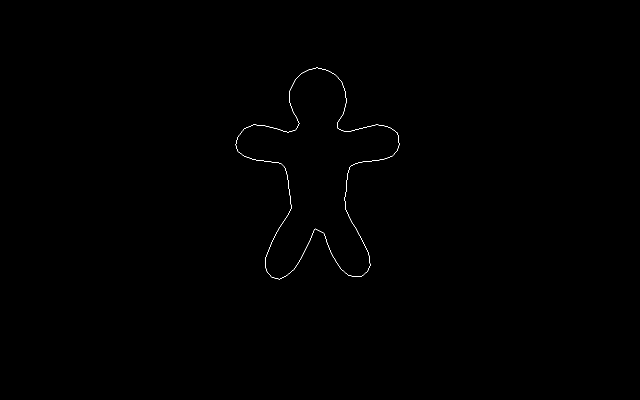
#> input picture data/contour1.png, 1280 x 800 px (shown at 1/2 size)
$ python scale_space_sampling.py   (older library calls are emulated)
#> lines starting #> are read from the running program, lines starting #| are printed output that depends on the picture; after the words box and inside, x2 and y2 are one past the last pixel; in counts of white or black regions, pixels touching at a corner belong together
### im_utils.py
import cv2
from PIL import Image
import numpy as np
import matplotlib.pyplot as plt
from skimage.morphology import skeletonize

def imread(im_path, mode='RGB'):
    """
    Read image numpy.ndarray
    :param im_path:
    :param mode:
    :return:
    """
    return np.array(Image.open(im_path).convert(mode))


def thin(np_image):
    _, threshold = cv2.threshold(np_image, thresh=1, maxval=255, type=cv2.THRESH_BINARY)
    dilated_image = cv2.dilate(threshold, kernel=np.ones(shape=(3, 3), dtype=np.int))
    dilated_image = (dilated_image / 255).astype(np.uint8)
    skeleton = skeletonize(dilated_image).astype(np.uint8)

    return skeleton


def imshow(im):
    plt.imshow(im)
    plt.show()

### contour_utils.py
import numpy as np
from scipy.ndimage import convolve1d
from scipy.spatial.distance import cdist

def gaussian_kernel1d(sigma, radius):
    """
    Computes a 1-D Gaussian convolution kernel.
    """
    sigma2 = sigma * sigma
    x = np.arange(-radius, radius+1).astype(np.float)
    phi_x = np.exp(-0.5 / sigma2 * x ** 2)
    phi_x = phi_x / (sigma * np.sqrt(2 * np.pi))
    phi_x = phi_x / phi_x.sum()

    return phi_x


def convolve(contour, weights, radius):
    """
    Convolve 1 contour with a kernel (weights), 1d convolution

    :param contour: (N,1,2)
    :param weights: (N,), gauss distribution
    :param radius:
    :return:
    """
    contour = contour[:,0,:]
    contour_insert_first = contour[-radius:]
    contour_insert_last  = contour[:(radius+1)]

    contour_new = np.concatenate([contour_insert_first, contour, contour_insert_last])
    contours_x = convolve1d(contour_new[:, 0], weights)[radius:-(radius+1)]
    contours_y = convolve1d(contour_new[:, 1], weights)[radius:-(radius+1)]

    contours_out = np.stack([contours_x, contours_y], axis=1)

    return contours_out[:, None, :]


# [13 lines left out: function scale_contour, not called in this run]


def normalize_contour(contour):
    """
    Normalize contour to the range(0,1)

    :param contour: keep the original shape
    :return:
    """

    contour_float = contour.astype(np.float)
    contour_x = contour_float[:,0,0]
    contour_x = (contour_x - contour_x.min()) / (contour_x.max() - contour_x.min())

    contour_y = contour_float[:,0,1]
    contour_y = (contour_y - contour_y.min()) / (contour_y.max() - contour_y.min())

    contour_new = np.stack([contour_x, contour_y], axis=1)[:,None,:]
    return contour_new


def calc_curvature(closed_contour, original_shape=(-1,-1)):
    """
    Calculate curvature of closed contour

    :param closed_contour:
    :param original_shape:
    :return:
    """

    assert len(closed_contour) > 2

    contour_float = closed_contour.astype(np.float)[:, 0, :]
    x = np.hstack([contour_float[-2:,0], contour_float[:,0], contour_float[:2,0]])
    y = np.hstack([contour_float[-2:,1], contour_float[:,1], contour_float[:2,1]])

    dx_dt = np.gradient(x)
    dy_dt = np.gradient(y)
    dx_dtt = np.gradient(dx_dt)
    dy_dtt = np.gradient(dy_dt)
    curvature = (dy_dtt * dx_dt - dx_dtt * dy_dt) / np.power(dx_dt * dx_dt + dy_dt * dy_dt, 1.5)

    return curvature[2:-2]


def find_local_extreme(curvatures):
    n_p = len(curvatures)
    ids = []

    for i in range(2, n_p - 1):
        if (abs(curvatures[i]) > abs(curvatures[i - 1]) and abs(curvatures[i]) > abs(curvatures[i + 1]) and
                abs(curvatures[i]) > abs(curvatures[i - 2]) and abs(curvatures[i]) > abs(curvatures[i + 2])):
            ids += [i]

    return ids

### scale_space_utils.py
import numpy as np

import contour_utils

def smooth(contours, scale):
    """
    Scale, means smoothing the contour by convolve the original contour with a gaussian kernel

    :param contours:
    :param scale_factor:
    :return:
    """
    n_point = len(contours)
    radius = n_point // 2

    weights = contour_utils.gaussian_kernel1d(sigma=scale, radius=radius)
    return contour_utils.convolve(contours, weights, radius=radius)


def group(plot_points, curvature):
    """

    :param plot_points:
    :param curvature:
    :return:
    """

    """
    Global parameters
    """
    neighbor_distance = 3.1
    min_point_per_cluster = 5

    plot_points = np.array(plot_points)
    plot_arclens = plot_points[:, 0]
    plot_scales = plot_points[:, 1]
    max_scale = plot_scales.max()
    n_point = curvature.shape[0]

    """
    Clustering
    """
    start_scale = max_scale
    clusters = []
    while (start_scale >= 3):
        ids = np.where(plot_scales == start_scale)[0]

        if len(clusters) == 0:
            # add new clusters
            for point_id in plot_arclens[ids]:
                clusters.append([(start_scale, point_id)])
        else:
            for point_id in plot_arclens[ids]:
                predicted_cluster_ids = []
                predicted_cluster_distances = []

                # calculate distance to each existing clusters
                for cluster_id, cluster_points in enumerate(clusters):
                    previous_scale = start_scale + 1

                    its_point_ids = [p[1] for p in cluster_points if p[0] == previous_scale]
                    its_distances = [abs(point_id - its_point_id) for its_point_id in its_point_ids]

                    predicted_cluster_id = -1
                    predicted_cluster_distance = np.inf
                    if its_distances and np.min(its_distances) < neighbor_distance:
                        predicted_cluster_id = cluster_id
                        predicted_cluster_distance = np.min(its_distances)

                    predicted_cluster_ids += [predicted_cluster_id]
                    predicted_cluster_distances += [predicted_cluster_distance]
                predicted_cluster_ids = np.array(predicted_cluster_ids)
                predicted_cluster_distances = np.array(predicted_cluster_distances)

                valid_cluster_ids = np.where(predicted_cluster_ids != -1)[0]
                if len(valid_cluster_ids) == 0:
                    if start_scale > 5: # small contour will be noisy
                        # new cluster
                        clusters.append([(start_scale, point_id)])

                elif len(valid_cluster_ids) >= 1:
                    if len(valid_cluster_ids) > 1:
                        # conflict -> no add
                        cluster_id = valid_cluster_ids[
                            np.argmin(predicted_cluster_distances[valid_cluster_ids])
                        ]

                    else:
                        # add to the cluster
                        cluster_id = predicted_cluster_ids[valid_cluster_ids[0]]

                    clusters[cluster_id] += [(start_scale, point_id)]

        start_scale -= 1

    """
    Localizing
    """
    localizing_points = []
    for cluster in clusters:
        # filter
        cluster = np.array(cluster)
        if len(cluster) < min_point_per_cluster: continue

        # the choosing peak is the one having the largest scale
        arclens = cluster[:, 1]
        scales = cluster[:, 0]
        max_id = np.argmax(scales)
        arclen, scale = arclens[max_id], scales[max_id]  # cluster[0]

        #
        cur_scale = scale
        while(cur_scale > 0):
            min_arclen = np.max([arclen - int(neighbor_distance), 0])
            max_arclen = np.min([arclen + int(neighbor_distance), n_point - 1])

            arclen = int(np.argmax(
                np.abs(curvature[min_arclen:(max_arclen + 1), cur_scale])
            )) + min_arclen

            cur_scale -= 1

        localizing_points.append([(arclen, cur_scale)])


    return localizing_points

### scale_space_sampling.py
import cv2
import numpy as np
import matplotlib.pyplot as plt
import im_utils
import contour_utils
import scale_space_utils

def sampling(im_path, max_scale=32):
    np_image = im_utils.imread(im_path, mode='L')
#> in imread, `return np.array(Image.open(im_path).convert(mode))`: returned value: shape (800, 1280); 0.14% white in thin lines or dots, all inside (x1, y1, x2, y2) = (471, 135, 799, 559)
    skeleton = im_utils.thin(np_image)
#> in thin, `dilated_image = cv2.dilate(threshold, kernel=np.ones(shape=(3, 3), dty..`:
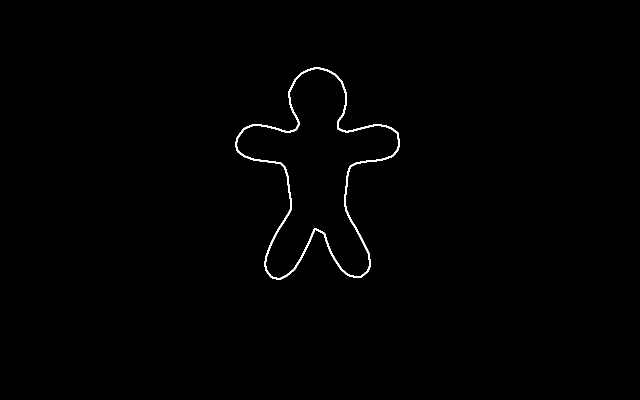
#> dilated_image: shape (800, 1280) (shown at 1/2 size); 0.54% white; 1 white region, box (x1, y1, x2, y2) and area: (470, 134, 800, 560) 5535
    h,w = np_image.shape[:2]
#> h = 800; w = 1280

    # extract contour
    contour = cv2.findContours(skeleton, mode=cv2.RETR_TREE, method=cv2.CHAIN_APPROX_NONE)[1][0]
#> contour = contour of 1476 points, box (x1, y1, x2, y2) (471, 135, 799, 559), area 60818
    contour = contour_utils.normalize_contour(contour)
#> in normalize_contour, `contour_float = contour.astype(np.float)`: contour_float = 1476 rows, first 8: [632, 135], [631, 136], [630, 136], [629, 136], [628, 136], [627, 137], [626, 137], [625, 137]
#> in normalize_contour, `contour_x = contour_float[:,0,0]`: contour_x = 1476 values, max 798 at index 1187, min 471 at index 277, mean 635.2
#> in normalize_contour, `contour_x = (contour_x - contour_x.min()) / (contour_x.max() - contour..`: contour_x = 1476 values, max 1 at index 1187, min 0 at index 277, mean 0.502
#> in normalize_contour, `contour_y = contour_float[:,0,1]`: contour_y = 1476 values, max 558 at index 618, min 135 at index 0, mean 353.2
#> in normalize_contour, `contour_y = (contour_y - contour_y.min()) / (contour_y.max() - contour..`: contour_y = 1476 values, max 1 at index 618, min 0 at index 0, mean 0.516
#> in normalize_contour, `contour_new = np.stack([contour_x, contour_y], axis=1)[:,None,:]`: contour_new = 1476 rows, first 8: [0.492, 0], [0.489, 0.00236], [0.486, 0.00236], [0.483, 0.00236], [0.48, 0.00236], [0.477, 0.00473], [0.474, 0.00473], [0.471, 0.00473]
#> contour has the same summary as contour_new in normalize_contour

    # smooth
    n_point = len(contour)
#> n_point = 1476
    scales  = range(1, max_scale)
    n_scale = len(scales)  # need +1
    curvature_matrix = np.zeros(shape=(n_point, n_scale + 1), dtype=np.float)
    scale_space_repr = []

    fig = plt.figure()
    fig.add_axes([0, 0, 1, 1])
    ax1 = fig.axes[0]
    for scale_id, scale in enumerate(scales):
        contour_smooth = scale_space_utils.smooth(contour, scale)
        contour_smooth = contour_utils.normalize_contour(contour_smooth)

        curvature = contour_utils.calc_curvature(contour_smooth)
        extreme_ids = contour_utils.find_local_extreme(curvature)
        extreme_ids_2 = np.where(np.abs(curvature) > 0.2)[0]
        extreme_ids = np.intersect1d(extreme_ids_2, extreme_ids, assume_unique=True)

        # save
        curvature_matrix[np.arange(n_point), scale] = curvature
        for extreme_id in extreme_ids:
            scale_space_repr += [(extreme_id, scale)]

        plt.cla()
        ax1.scatter(contour_smooth[:, 0, 0], h - contour_smooth[:, 0, 1])
        ax1.scatter(contour_smooth[extreme_ids, 0, 0], h - contour_smooth[extreme_ids, 0, 1],
                    s=60, c='red', marker='x')
        plt.text(0.87, 0.92, 'scale: %d' % scale, horizontalalignment='center', verticalalignment='center',
                 transform=ax1.transAxes, fontsize='x-large')
        plt.draw()
        plt.pause(0.1)
#> this loop made 31 passes
#> pass 1, in sampling, `plt.pause(0.1)`:
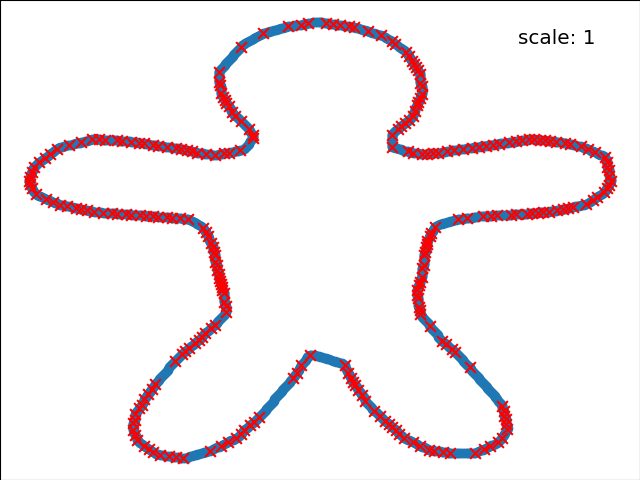
#> figure drawn by matplotlib, 1 panel
#> pass 2, in sampling, `plt.pause(0.1)`:
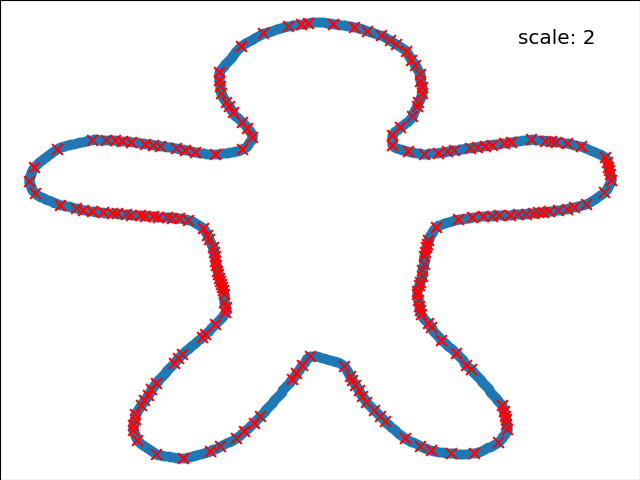
#> figure drawn by matplotlib, 1 panel
#> after the loop, scale_space_repr = 1282 pairs, first value 2 to 1470, second value 1 to 31

    scale_space_repr = np.array(scale_space_repr)
    extreme_points = scale_space_utils.group(scale_space_repr, curvature_matrix)
#> in group, `plot_points = np.array(plot_points)`: plot_points has the same summary as scale_space_repr in sampling
#> in group, `plot_arclens = plot_points[:, 0]`: plot_arclens = 1282 values, max 1470 at index 279, min 2 at index 1067, mean 736.6
#> in group, `plot_scales = plot_points[:, 1]`: plot_scales = 1282 values from 1 to 31
#> in group, `max_scale = plot_scales.max()`: max_scale = 31
#> the loop in group, `while (start_scale >= 3):` made 29 passes
#> start_scale on passes 1 to 12: 30, 29, 28, 27, 26, 25, 24, 23, 22, 21, 20, 19
#> after the loop in group, `while (start_scale >= 3):`: clusters = 58 items; start_scale = 2
#> the loop in group, `for cluster in clusters:` made 58 passes
#> (arclens, scales, scale) on passes 15, 16, 17, 18, 20, 21: ([5, 4, 3, 3, 3, 3, 3, 2, 2, 2], [25, 24, 23, 22, 21, 20, 19, 18, 17, 16], 25), ([789, 787, 786, 786, 786, 787, 787, 787, 786, 784], [12, 11, 10, 9, 8, 7, 6, 5, 4, 3], 12), ([947, 950, 953, 955, 956, 957, 958, 958, 958, 958], [12, 11, 10, 9, 8, 7, 6, 5, 4, 3], 12), ([427, 427, 427, 427, 426, 423, 428, 431, 434, 433], [11, 10, 9, 8, 7, 6, 6, 5, 4, 3], 11), ([696, 699, 702, 703, 705, 705, 706, 706, 706], [11, 10, 9, 8, 7, 6, 5, 4, 3], 11), ([1038, 1037, 1037, 1035, 1034, 1032, 1032, 1032, 1033], [11, 10, 9, 8, 7, 6, 5, 4, 3], 11)
#> cluster on passes 5, 46, 47, 48, 49, 50: [[31, 447]], [[6, 29], [5, 29], [4, 29], [3, 29]], [[6, 104], [5, 106], [4, 106], [3, 106]], [[6, 157], [5, 158], [4, 158], [3, 157]], [[6, 349], [5, 349], [4, 349], [3, 349]], [[6, 402], [5, 403], [4, 402], [3, 402]]
#> after the loop in group, `for cluster in clusters:`: localizing_points = 44 items
#> extreme_points = 44 items

    color_list = ['red', 'green', 'blue', 'yellow']
    plt.figure('localizing point')
    plt.scatter(contour[:, 0, 0], h - contour[:, 0, 1])
    for count, extreme_point in enumerate(extreme_points):
        arclen, scale = extreme_point[0]
        plt.scatter(contour[arclen, 0, 0], h - contour[arclen, 0, 1], s=150,
                    c=color_list[count % len(color_list)], marker='x')
#> this loop made 44 passes
#> (extreme_point, arclen) on passes 1 to 12: ([(67, 0)], 67), ([(131, 0)], 131), ([(290, 0)], 290), ([(385, 0)], 385), ([(581, 0)], 581), ([(729, 0)], 729), ([(884, 0)], 884), ([(1080, 0)], 1080), ([(1211, 0)], 1211), ([(1331, 0)], 1331), ([(1382, 0)], 1382), ([(466, 0)], 466)
    plt.show()
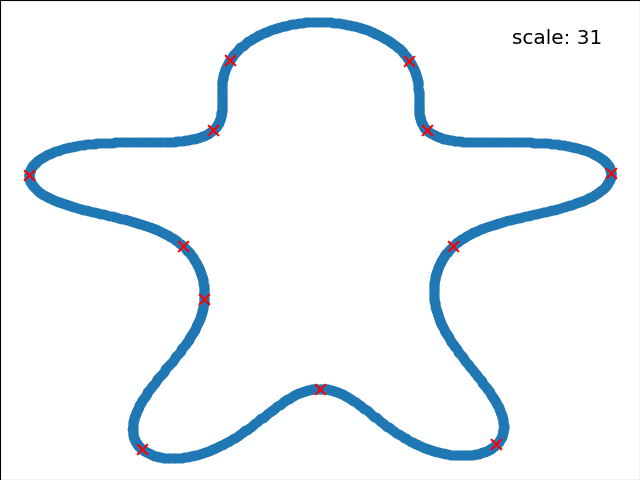
#> figure drawn by matplotlib, 1 panel
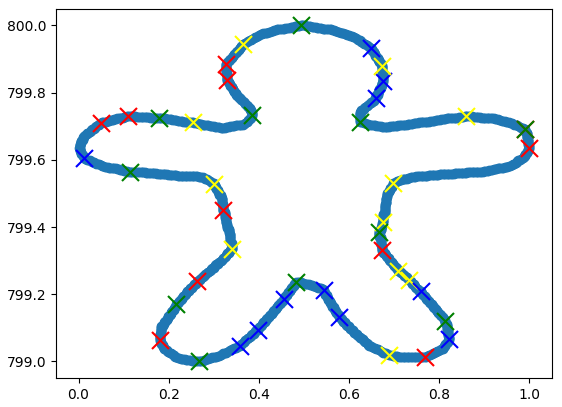
#> figure drawn by matplotlib, 1 panel


if __name__ == '__main__':
    im_path = "./data/contour1.png"
    sampling(im_path, max_scale=32)

$ run again, with data/contour2.png copied over data/contour1.png
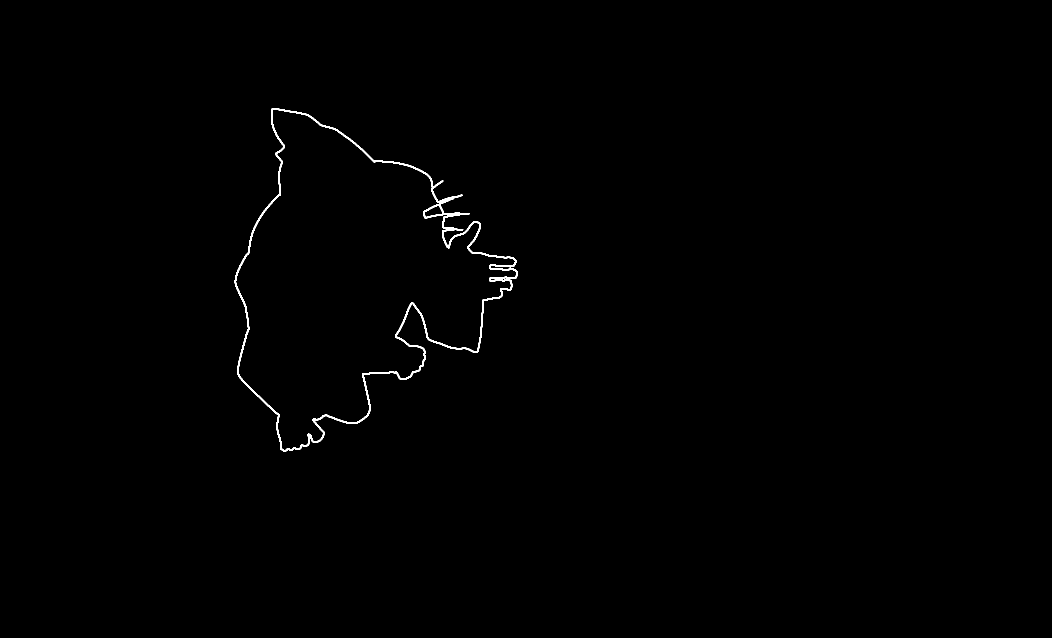
#> input picture data/contour2.png, 2104 x 1276 px (shown at 1/2 size)
#> in imread, returned value is the input picture: shape (1276, 2104); 0.4% white; 1 white region, box (x1, y1, x2, y2) and area: (469, 216, 1036, 903) 10649
#> skeleton: shape (1276, 2104); values 0 (black) and 1 (white), 0.1% white in thin lines or dots, all inside (x1, y1, x2, y2) = (470, 217, 1035, 902)
#> in sampling, `contour = cv2.findContours(skeleton, mode=cv2.RETR_TREE, method=cv2.CH..`: contour = contour of 2683 points, box (x1, y1, x2, y2) (470, 217, 1035, 902), area 212344
#> contour_float = 2683 rows, first 8: [545, 217], [544, 218], [544, 219], [544, 220], [543, 221], [543, 222], [543, 223], [543, 224]
#> in normalize_contour, `contour_x = contour_float[:,0,0]`: contour_x = 2683 values, max 1034 at index 1680, min 470 at index 350, mean 751.4
#> in normalize_contour, `contour_x = (contour_x - contour_x.min()) / (contour_x.max() - contour..`: contour_x = 2683 values, max 1 at index 1680, min 0 at index 350, mean 0.499
#> in normalize_contour, `contour_y = contour_float[:,0,1]`: contour_y = 2683 values, max 901 at index 695, min 217 at index 0, mean 558.8
#> in normalize_contour, `contour_y = (contour_y - contour_y.min()) / (contour_y.max() - contour..`: contour_y = 2683 values, max 1 at index 695, min 0 at index 0, mean 0.5
#> contour_new = 2683 rows, first 8: [0.133, 0], [0.131, 0.00146], [0.131, 0.00292], [0.131, 0.00439], [0.129, 0.00585], [0.129, 0.00731], [0.129, 0.00877], [0.129, 0.0102]
#> in sampling, `contour = contour_utils.normalize_contour(contour)`: contour has the same summary as contour_new in normalize_contour
#> in sampling, `n_point = len(contour)`: n_point = 2683
#> the loop in sampling, `for scale_id, scale in enumerate(scales):` made 31 passes
#> pass 1, in sampling, `plt.pause(0.1)`:
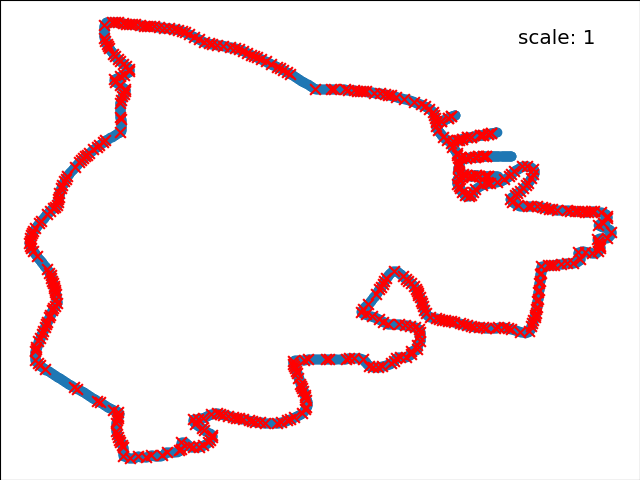
#> figure drawn by matplotlib, 1 panel
#> after the loop in sampling, `for scale_id, scale in enumerate(scales):`: scale_space_repr = 2772 pairs, first value 2 to 2678, second value 1 to 31
#> plot_points has the same summary as scale_space_repr in sampling
#> plot_arclens = 2772 values, max 2678 at index 478, min 2 at index 1416, mean 1351.2
#> plot_scales = 2772 values from 1 to 31
#> max_scale = 31
#> the loop in group, `while (start_scale >= 3):` made 29 passes
#> start_scale on passes 1 to 8: 30, 29, 28, 27, 26, 25, 24, 23
#> after the loop in group, `while (start_scale >= 3):`: clusters = 126 items; start_scale = 2
#> the loop in group, `for cluster in clusters:` made 126 passes
#> scale on passes 1 to 8: 31, 31, 31, 31, 31, 31, 31, 31
#> after the loop in group, `for cluster in clusters:`: localizing_points = 105 items
#> the loop in sampling, `for count, extreme_point in enumerate(extreme_points):` made 105 passes
#> (extreme_point, arclen) on passes 1 to 8: ([(1, 0)], 1), ([(77, 0)], 77), ([(175, 0)], 175), ([(245, 0)], 245), ([(351, 0)], 351), ([(445, 0)], 445), ([(535, 0)], 535), ([(621, 0)], 621)
#> in sampling, `plt.show()`:
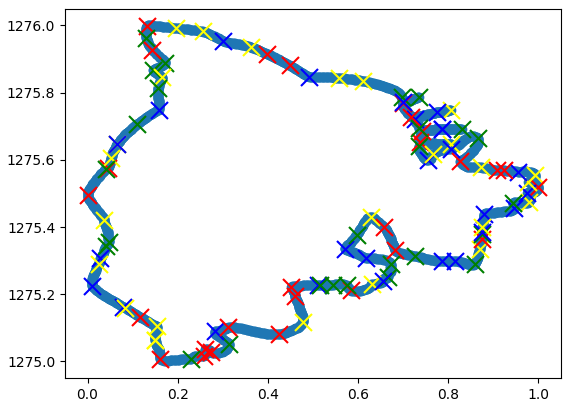
#> figure drawn by matplotlib, 1 panel
